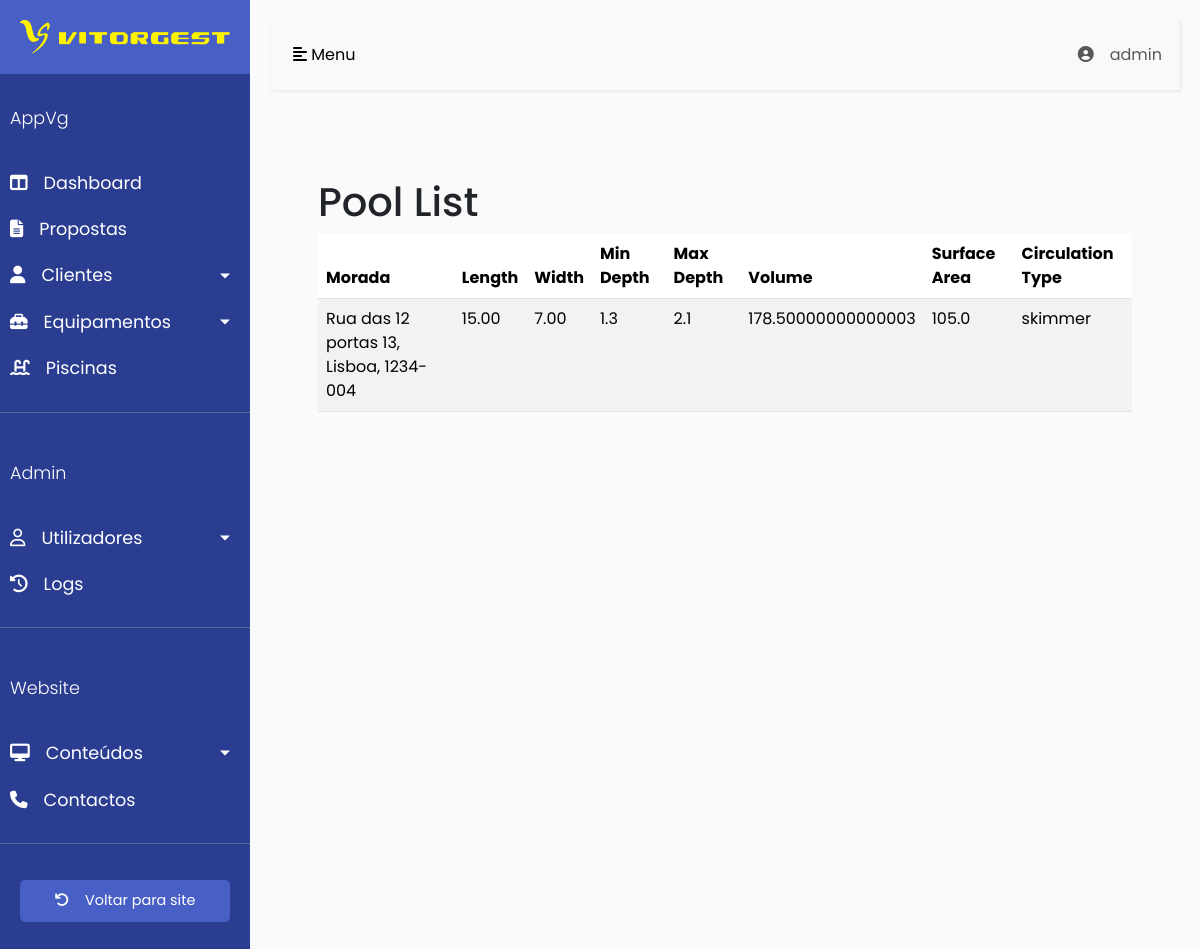
/backoffice/pools/ (signed in), run on an earlier commit of the app's database.
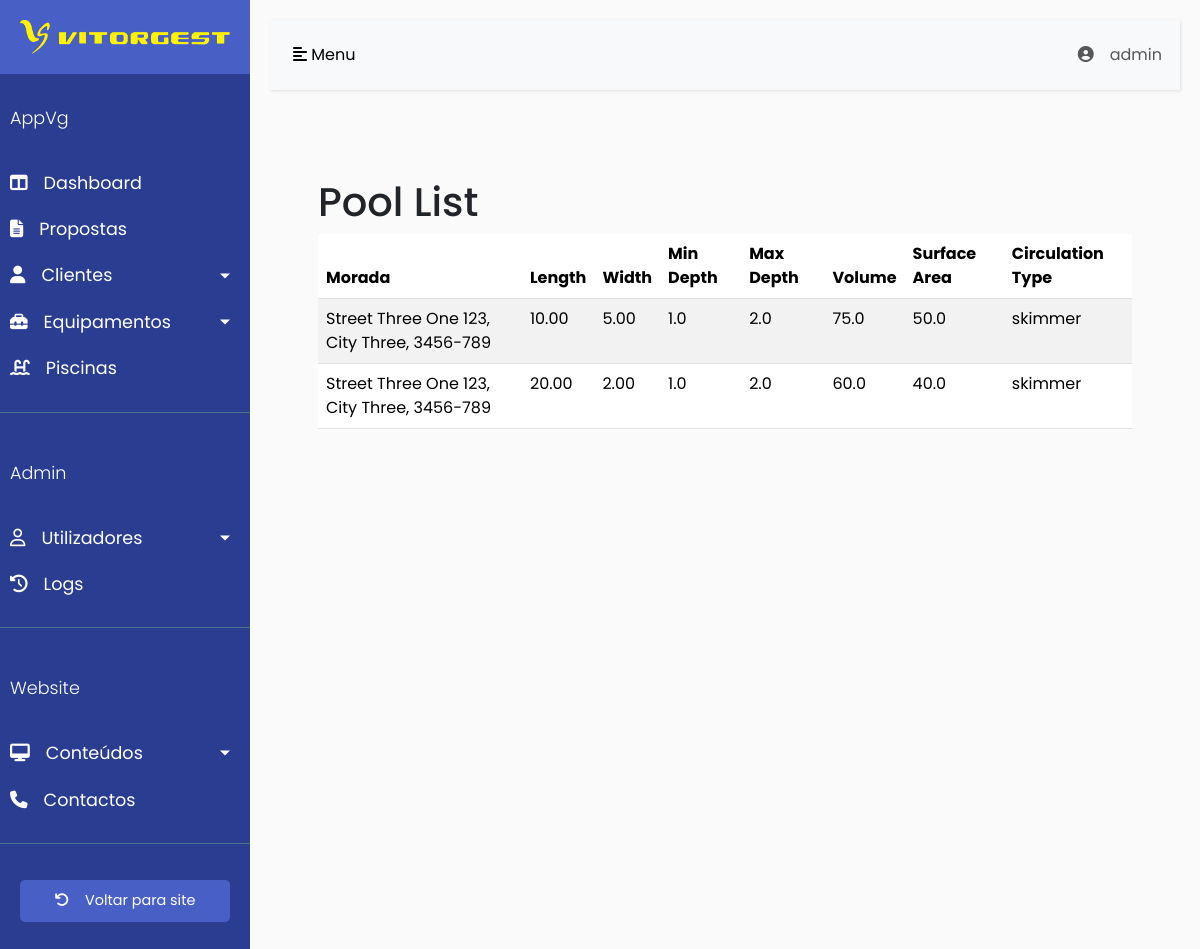
And on a later commit of the database.
### backoffice/models/user.py (models this page shows)
class User(AbstractUser):
    class Role(models.TextChoices):
        ADMIN = "ADMIN", 'Admin'
        OFFICE = "OFFICE", 'Escritório'
        TECHNICIAN = "TECHNICIAN", 'Técnico'
    role = models.CharField(max_length=100, choices=Role.choices)
    phone_number = models.CharField(max_length=20, blank=True)

### backoffice/models/pool.py (models this page shows, shortened)
class Pool(models.Model):
    address = models.ForeignKey(Address, on_delete=models.CASCADE, related_name='pools')
    length = models.DecimalField(max_digits=5, decimal_places=2)
    width = models.DecimalField(max_digits=5, decimal_places=2)
    min_depth = models.FloatField()
    max_depth = models.FloatField()
    volume = models.FloatField(blank=True, null=True)
    surface_area = models.FloatField(blank=True, null=True)
    circulation_type = models.CharField(max_length=50, choices=CIRCULATION_TYPE, default='skimmer')

### backoffice/models/client.py (models this page shows)
class Address(models.Model):
    client = models.ForeignKey(Client, on_delete=models.CASCADE)
    street = models.CharField(max_length=100)
    number = models.CharField(max_length=10)
    city = models.CharField(max_length=100)
    postal_code = models.CharField(max_length=10)
    coordinate_x = models.DecimalField(max_digits=9, decimal_places=6)
    coordinate_y = models.DecimalField(max_digits=9, decimal_places=6)
    notes = models.TextField(null=True, blank=True)
    def __str__(self):
        return f"{self.street} {self.number}, {self.city}, {self.postal_code}"

### backoffice/views/pool_views.py (the view)
# urls.py: path('pools/', login_required(pool_views.pools), name='pools'),
def pools(request):
    poolList = Pool.objects.all()
    context = {'pools': poolList}
    return render(request, 'pool/pools.html', context)

### backoffice/templates/pool/pools.html
{% extends 'base.html' %}
{% block content %}
  <h1>Pool List</h1>
  <table class="table table-striped">
    <thead>
      <tr>
        <th>Morada</th>
        <th>Length</th>
        <th>Width</th>
        <th>Min Depth</th>
        <th>Max Depth</th>
        <th>Volume</th>
        <th>Surface Area</th>
        <th>Circulation Type</th>
      </tr>
    </thead>
    <tbody>
      {% for pool in pools %}
        <tr>
          <td>{{ pool.address }}</td>
          <td>{{ pool.length }}</td>
          <td>{{ pool.width }}</td>
          <td>{{ pool.min_depth }}</td>
          <td>{{ pool.max_depth }}</td>
          <td>{{ pool.volume }}</td>
          <td>{{ pool.surface_area }}</td>
          <td>{{ pool.circulation_type }}</td>
        </tr>
      {% empty %}
        <tr>
          <td colspan="8">No pools found.</td>
        </tr>
      {% endfor %}
    </tbody>
  </table>
{% endblock %}

### backoffice/templates/base.html (shortened to what this page needs)
<!DOCTYPE html>
<html lang="en">
<head>
    {% load bootstrap5 %}
    {% bootstrap_css %}
    {% load static %}
    {% include 'styles.html' %}
<link href="{% static 'django_select2/django_select2.css' %}" rel="stylesheet">
</head>
<body>
<div class="wrapper">
    <nav id="sidebar">
        <div class="sidebar-header">
            <img src="{% static 'img/site-banner.png' %}" style="max-width: 100%; height: auto;">
        </div>
        <ul class="list-unstyled components">
            <p>AppVg</p>
            <li>
                <a href="{% url 'dashboard' %}"><i class="fas fa-columns icon-text"></i>Dashboard</a>
            </li>
            <li>
                <a href="{% url 'quotations' %}"><i class="fas fa-file-alt icon-text"></i>Propostas</a>
            </li>
            <li>
                <a href="#clientsSubmenu" data-toggle="collapse" aria-expanded="false"
                   class="dropdown-toggle"><i class="fas fa-user icon-text"></i>Clientes</a>
            </li>
            <li>
                <a href="#equipmentsSubmenu" data-toggle="collapse" aria-expanded="false" class="dropdown-toggle"><i
                        class="fas fa-toolbox icon-text"></i>Equipamentos</a>
            </li>
            <li>
                <a href="{% url 'pools' %}"><i class="fas fa-swimming-pool icon-text"></i>Piscinas</a>
            </li>
        </ul>
        <ul class="list-unstyled components">
            <p>Admin</p>
            <li>
                <a href="#usersSubmenu" data-toggle="collapse" aria-expanded="false"
                   class="dropdown-toggle"><i class="far fa-user icon-text"></i>Utilizadores</a>
            </li>
            <li>
                <a href="#"><i class="fas fa-history icon-text"></i>Logs</a>
            </li>
        </ul>
        <ul class="list-unstyled components">
            <p>Website</p>
            <li>
                <a href="#contentSubmenu" data-toggle="collapse" aria-expanded="false"
                   class="dropdown-toggle"><i class="fas fa-desktop icon-text"></i>Conteúdos</a>
            </li>
            <li>
                <a href="#"><i class="fas fa-phone icon-text"></i>Contactos</a>
            </li>
        </ul>
        <ul class="list-unstyled CTAs">
            <li>
                <a href="{% url 'index' %}" class="article"><i class="fas fa-undo icon-text"></i>Voltar para site</a>
            </li>
        </ul>
    </nav>
    <div id="content">
        <nav class="navbar navbar-expand-lg navbar-light bg-light pr-4">
            <div class="collapse navbar-collapse" id="navbarNavDropdown">
                <button type="button" id="sidebarCollapse" class="btn btn-light">
                    <i class="fas fa-align-left"></i>
                    <span>Menu</span>
                </button>
                <ul class="navbar-nav ms-auto">
                    <li class="nav-item dropdown">
                        <a class="nav-link" href="#" id="navbarDropdownMenuLink" role="button"
                           data-toggle="dropdown" aria-haspopup="true" aria-expanded="false">
                            <i class="fas fa-user-circle icon-text"></i>{{ user.username }}
                        </a>
                    </li>
                </ul>
            </div>
        </nav>
        <div class="p-5">
            {% block content %}
            {% endblock %}
        </div>
    </div>
</div>
</body>
</html>

### backoffice/templates/styles.html
{% load static %}
<link rel="stylesheet" href="{% static 'css/sidebar.css' %}">
<link rel="stylesheet" href="{% static 'css/tables.css' %}">
<link rel="stylesheet" href="{% static 'css/header.css' %}">
<link rel="stylesheet" href="{% static 'css/content.css' %}">

### backoffice/static/css/sidebar.css (style rules this page uses)
body { font-family: 'Poppins', sans-serif; background: #fafafa; }
p { font-family: 'Poppins', sans-serif; font-size: 1.1em; font-weight: 300; line-height: 1.7em; color: #999; }
a, a:hover, a:focus { color: inherit; text-decoration: none; transition: all 0.3s; }
.navbar { padding: 15px 10px; background: #fff; border: none; border-radius: 0; margin-bottom: 40px; box-shadow: 1px 1px 3px rgba(0, 0, 0, 0.1); }
.wrapper { display: flex; width: 100%; align-items: stretch; }
#sidebar { min-width: 250px; max-width: 250px; background: #2a3d91; color: #fff; transition: all 0.3s; }
#sidebar .sidebar-header { padding: 20px; background: #485fc5; }
#sidebar ul.components { padding: 20px 0; border-bottom: 1px solid #47748b; }
#sidebar ul p { color: #fff; padding: 10px; }
#sidebar ul li a { padding: 10px; font-size: 1.1em; display: block; }
a[data-toggle="collapse"] { position: relative; }
.dropdown-toggle::after { display: block; position: absolute; top: 50%; right: 20px; transform: translateY(-50%); }
ul.CTAs { padding: 20px; }
ul.CTAs a { text-align: center; font-size: 0.9em !important; display: block; border-radius: 5px; margin-bottom: 5px; }
a.article, a.article:hover { background: #485fc5 !important; color: #fff !important; }
#content { width: 100%; padding: 20px; min-height: 100vh; transition: all 0.3s; }
.icon-text { margin-right: 16px; }

What changed in the data, as far as the page shows it:
changed Pool (number 1 of 2 on the later page): address "Rua das 12 portas 13, Lisboa, 1234-004" → "Street Three One 123, City Three, 3456-789"; length "15.00" → "10.00"; width "7.00" → "5.00"; min_depth "1.3" → "1.0"; max_depth "2.1" → "2.0"; volume "178.50000000000003" → "75.0"; surface_area "105.0" → "50.0"
added Pool: address "Street Three One 123, City Three, 3456-789", length "20.00", width "2.00", min_depth "1.0", max_depth "2.0", volume "60.0", surface_area "40.0", circulation_type "skimmer"
